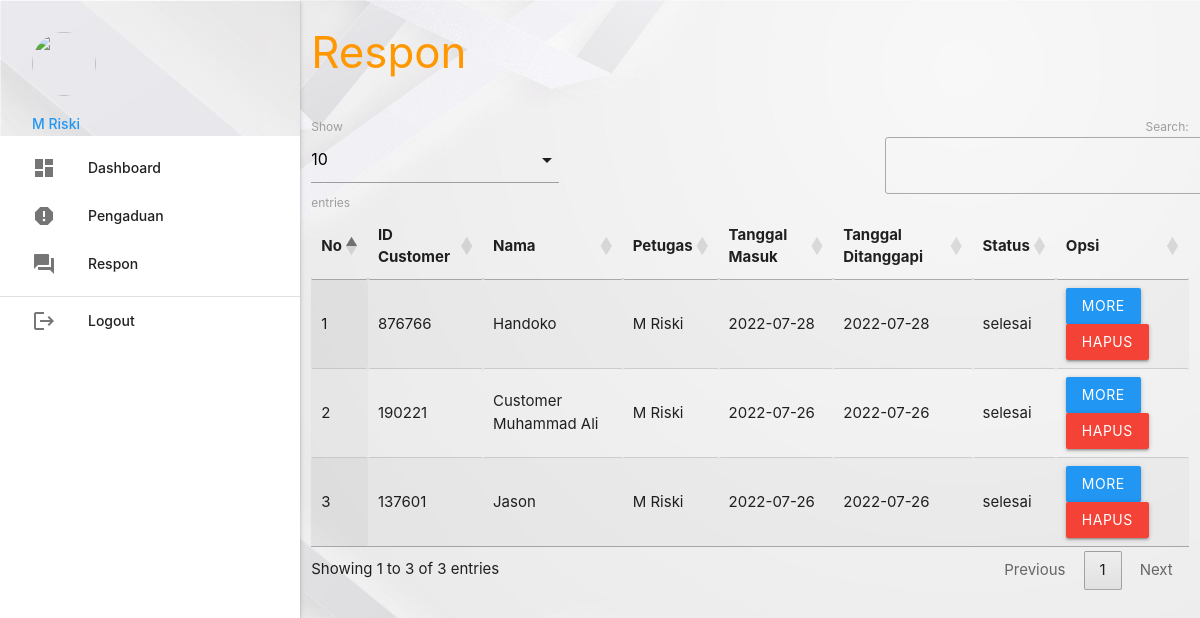
Screenshot of /customer_complaint/petugas/index.php?p=respon (signed in) with the database file from the repository.
### tables this page shows
CREATE TABLE `pengaduan` (
  `id_pengaduan` int(5) NOT NULL,
  `tgl_pengaduan` varchar(20) NOT NULL,
  `id_customer` varchar(6) NOT NULL,
  `project` varchar(100) NOT NULL,
  `fitur` varchar(100) NOT NULL,
  `subfitur` varchar(100) NOT NULL,
  `isi_laporan` text NOT NULL,
  `foto` varchar(255) NOT NULL,
  `status` enum('proses','selesai') NOT NULL
);

CREATE TABLE `customer` (
  `id_customer` varchar(6) NOT NULL,
  `nama` varchar(35) NOT NULL,
  `username` varchar(25) NOT NULL,
  `password` varchar(255) NOT NULL,
  `no_telepon` varchar(13) NOT NULL
);

CREATE TABLE `petugas` (
  `id_petugas` int(5) NOT NULL,
  `nama_petugas` varchar(30) NOT NULL,
  `username` varchar(30) NOT NULL,
  `password` varchar(255) NOT NULL,
  `telepon_petugas` varchar(13) NOT NULL,
  `level` enum('admin','petugas') NOT NULL
);

CREATE TABLE `tanggapan` (
  `id_tanggapan` int(5) NOT NULL,
  `id_pengaduan` int(5) NOT NULL,
  `tgl_tanggapan` varchar(20) NOT NULL,
  `tanggapan` text NOT NULL,
  `id_petugas` int(5) NOT NULL
);

### customer_complaint/petugas/respon.php (the view, shortened to what this page needs)
    <div class="row">
    	<div class="col s12 m9">
    		<h3 class="orange-text">Respon</h3>
    	</div>
    </div>
    <table id="example" class="display responsive-table" style="width:100%">
    	<thead>
    		<tr>
    			<th>No</th>
    			<th>ID Customer</th>
    			<th>Nama</th>
    			<th>Petugas</th>
    			<th>Tanggal Masuk</th>
    			<th>Tanggal Ditanggapi</th>
    			<th>Status</th>
    			<th>Opsi</th>
    		</tr>
    	</thead>
    	<tbody>
    		<?php
$no = 1;
$query = mysqli_query($koneksi, "SELECT * FROM pengaduan INNER JOIN customer ON pengaduan.id_customer=customer.id_customer INNER JOIN tanggapan ON pengaduan.id_pengaduan=tanggapan.id_pengaduan INNER JOIN petugas ON tanggapan.id_petugas=petugas.id_petugas WHERE tanggapan.id_petugas='" . $_SESSION['data']['id_petugas'] . "' ORDER BY tanggapan.id_pengaduan DESC");
while ($r = mysqli_fetch_assoc($query)) { ?>
    			<tr>
    				<td><?php echo $no++; ?></td>
    				<td><?php echo $r['id_customer']; ?></td>
    				<td><?php echo $r['nama']; ?></td>
    				<td><?php echo $r['nama_petugas']; ?></td>
    				<td><?php echo $r['tgl_pengaduan']; ?></td>
    				<td><?php echo $r['tgl_tanggapan']; ?></td>
    				<td><?php echo $r['status']; ?></td>
    				<td><a class="btn blue modal-trigger" href="#more?id_tanggapan=<?php echo $r['id_tanggapan'] ?>">More</a> <a class="btn red" onclick="return confirm('Anda Yakin Ingin Menghapus Y/N')" href="index.php?p=tanggapan_hapus&id_tanggapan=<?php echo $r['id_tanggapan'] ?>">Hapus</a></td>
    			</tr>
    		<?php  }
?>
    	</tbody>
    </table>

### rows the page displays
pengaduan: id_customer.id_customer "876766", id_customer.nama "Handoko", petugas.nama_petugas "M Riski", tgl_pengaduan "2022-07-28", tanggapan.tgl_tanggapan "2022-07-28", status "selesai"
pengaduan: id_customer.id_customer "190221", id_customer.nama "Customer Muhammad Ali", petugas.nama_petugas "M Riski", tgl_pengaduan "2022-07-26", tanggapan.tgl_tanggapan "2022-07-26", status "selesai"
pengaduan: id_customer.id_customer "137601", id_customer.nama "Jason", petugas.nama_petugas "M Riski", tgl_pengaduan "2022-07-26", tanggapan.tgl_tanggapan "2022-07-26", status "selesai"

### other values shown
$_SESSION['data']['nama_petugas'] "M Riski"
